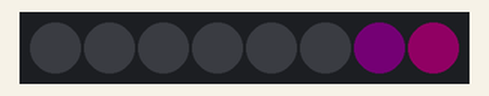
Recording of a sketch running on a simulated Arduino Uno, built with avr-gcc and run on an emulated ATmega328P. On the bench: 8 RGB LEDs in strip order, left to right. Dim RGB values are drawn brighter than linear; random numbers use the default seed unless the sketch sets one.

Above: at 0.15 s.
At 5.57 s:
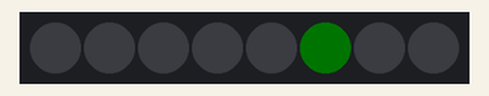
At 9.81 s:
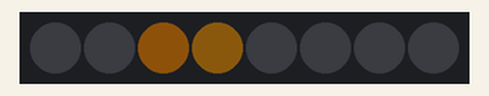
At 19.98 s:
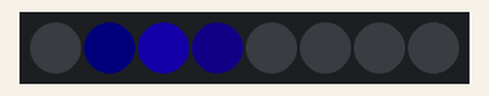
At 29.69 s:
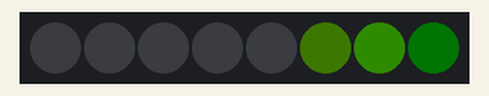
At 39.79 s:
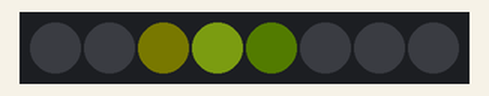
Timing chart, 0 to 40.0 s (numbered marks = the images above):
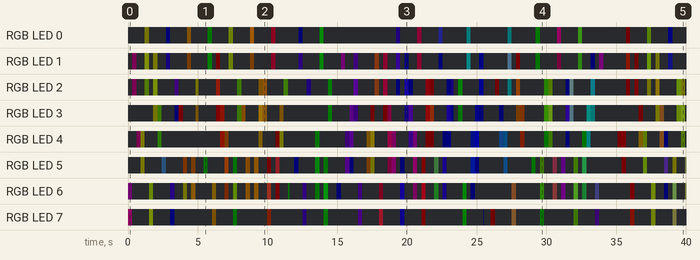

The sketch:

strip_8_nano.ino
```cpp
#include <FastLED.h>
#include <math.h>

#include <algorithm>
#include <vector>
#include <deque>

#define LED0_PIN 7
#define NUM_LEDS_PER_STRIP 8
#define NUM_STRIPS 1
#define NUM_LEDS (NUM_LEDS_PER_STRIP * NUM_STRIPS)
#define COLOR_PERIOD 730
#define CYLON_PERIOD 500

using namespace std;

CRGB strip[NUM_LEDS];

uint32_t frame = 0;

CRGB& pix(int index) {
  return strip[index];
}


struct RandColorQueue {
  RandColorQueue(int size, uint32_t period_ms)
    : period(period_ms) {
    for (int i = 0; i < size; i++) {
      c.push_back(randColor());
    }
  }

  uint8_t update(uint32_t time_ms) {
    if ((time_ms / period) != (ms / period)) {
      c.pop_front();
      c.push_back(randColor());
    }
    ms = time_ms;
    return ((ms % period) * 255) / period;
  }

  static CRGB randColor() {
    CRGB c;
    c.setHSV(rand() & 255, (rand() & 63) + 191, rand() & 255);
    return c;
  }

  deque<CRGB> c;
  const uint32_t period;
  uint32_t ms;
};

RandColorQueue cq(2, COLOR_PERIOD);

void setup() {

  FastLED.addLeds<WS2812, LED0_PIN, GRB>(strip, NUM_LEDS_PER_STRIP);
  FastLED.setBrightness(64);
  for (int i = 0; i < NUM_LEDS; i++) {
    strip[i] = CRGB::Black;
  }
}

// triangle wave between 0.0f and 1.0f
float triangle(uint32_t time, uint32_t period) {

  return abs(2.0f * ((time % period) / float(period - 1)) - 1.0f);
}

void loop() {
  uint32_t ms = millis();

  uint8_t cfrac = cq.update(ms);
  CRGB col = cq.c[0].lerp8(cq.c[1], cfrac);

  float v = triangle(ms, CYLON_PERIOD);

  for (int i = 0; i < NUM_LEDS; i++) {
    float fpos = float(i) / (NUM_LEDS - 1);
    float fdist = max(0.0f, 3.0f * (1.0f - abs(v - fpos)) - 2.0f);
    float func = pow(fdist, 4.0f);
    pix(i) = col.scale8(255 * func);
  }

  FastLED.show();
}
```

Measured:
- by itself, RGB LED 0: off → RGB(1, 1, 0) at 1.2 s, → off 0.30 s later, → RGB(0, 0, 2) 1.2 s later, → off 0.30 s later, … (40 changes in this stretch)
- by itself, RGB LED 5: off → RGB(2, 2, 0) at 0.91 s, → off 0.30 s later, → RGB(1, 2, 3) 1.2 s later, → off 0.30 s later, … (73 changes in this stretch)
- by itself, RGB LED 6: off → RGB(1, 0, 1) at 0.00 s, → off 0.30 s later, → RGB(7, 9, 0) 1.2 s later, → off 0.30 s later, … (75 changes in this stretch)
